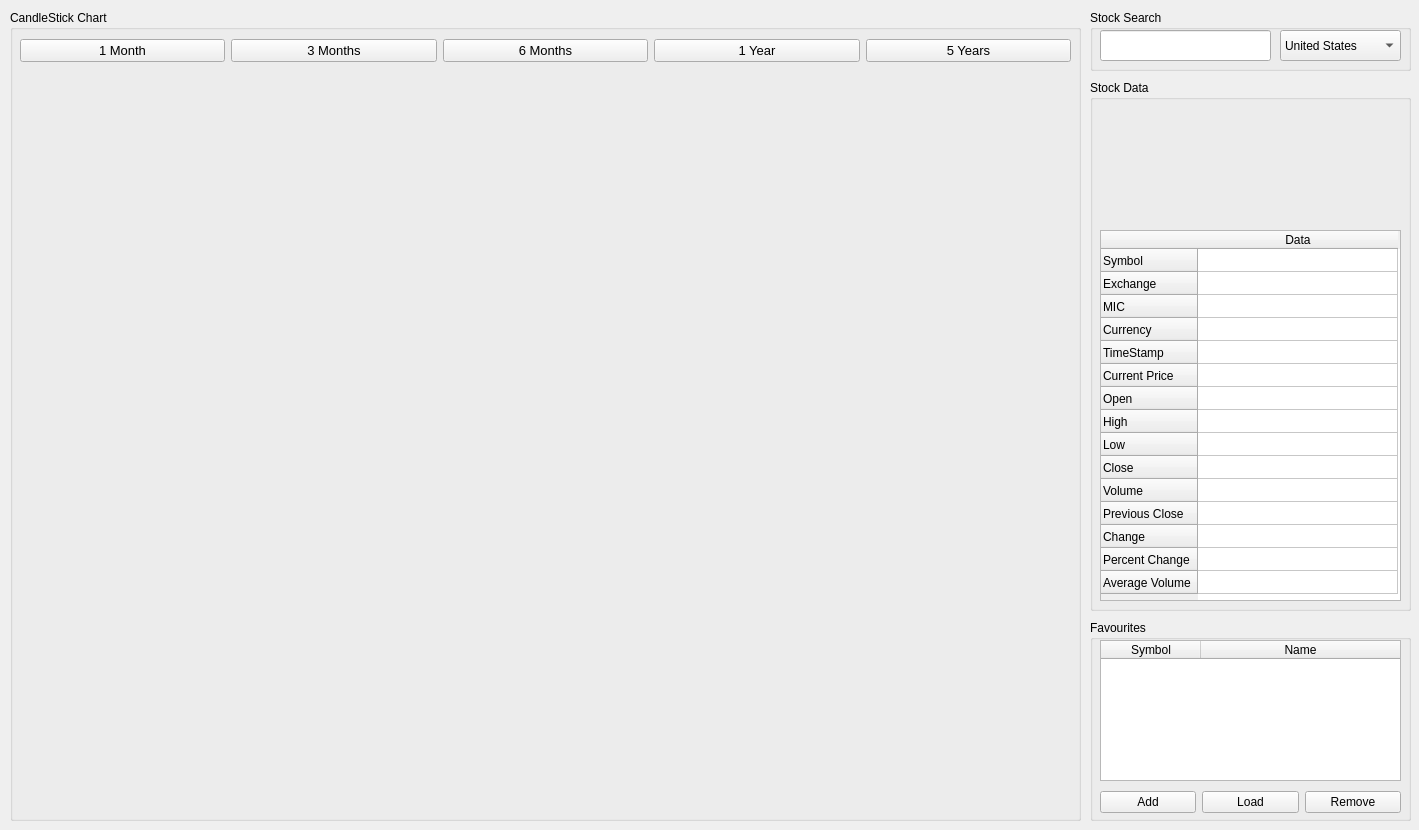
<?xml version="1.0" encoding="UTF-8"?>
<ui version="4.0">
 <class>MainWindow</class>
 <widget class="QMainWindow" name="MainWindow">
  <property name="geometry">
   <rect>
    <x>0</x>
    <y>0</y>
    <width>1419</width>
    <height>830</height>
   </rect>
  </property>
  <property name="windowTitle">
   <string>MarkedUp</string>
  </property>
  <widget class="QWidget" name="centralwidget">
   <widget class="QGroupBox" name="plotlyGroup">
    <property name="geometry">
     <rect>
      <x>10</x>
      <y>10</y>
      <width>1071</width>
      <height>811</height>
     </rect>
    </property>
    <property name="title">
     <string>CandleStick Chart</string>
    </property>
    <widget class="QWidget" name="plotlyGraph" native="true">
     <property name="geometry">
      <rect>
       <x>10</x>
       <y>70</y>
       <width>1051</width>
       <height>731</height>
      </rect>
     </property>
    </widget>
    <widget class="QWidget" name="layoutWidget">
     <property name="geometry">
      <rect>
       <x>10</x>
       <y>20</y>
       <width>1051</width>
       <height>41</height>
      </rect>
     </property>
     <layout class="QHBoxLayout" name="horizontalLayout_3">
      <item>
       <widget class="QPushButton" name="oneMonthFilter">
        <property name="font">
         <font>
          <family>Arial</family>
          <pointsize>10</pointsize>
         </font>
        </property>
        <property name="text">
         <string>1 Month</string>
        </property>
       </widget>
      </item>
      <item>
       <widget class="QPushButton" name="threeMonthFilter">
        <property name="font">
         <font>
          <family>Arial</family>
          <pointsize>10</pointsize>
         </font>
        </property>
        <property name="text">
         <string>3 Months</string>
        </property>
       </widget>
      </item>
      <item>
       <widget class="QPushButton" name="sixMonthFilter">
        <property name="font">
         <font>
          <family>Arial</family>
          <pointsize>10</pointsize>
         </font>
        </property>
        <property name="text">
         <string>6 Months</string>
        </property>
       </widget>
      </item>
      <item>
       <widget class="QPushButton" name="oneYearFilter">
        <property name="font">
         <font>
          <family>Arial</family>
          <pointsize>10</pointsize>
         </font>
        </property>
        <property name="text">
         <string>1 Year</string>
        </property>
       </widget>
      </item>
      <item>
       <widget class="QPushButton" name="fiveYearFilter">
        <property name="font">
         <font>
          <family>Arial</family>
          <pointsize>10</pointsize>
         </font>
        </property>
        <property name="text">
         <string>5 Years</string>
        </property>
       </widget>
      </item>
     </layout>
    </widget>
   </widget>
   <widget class="QGroupBox" name="stockSearchGroup">
    <property name="geometry">
     <rect>
      <x>1090</x>
      <y>10</y>
      <width>321</width>
      <height>61</height>
     </rect>
    </property>
    <property name="title">
     <string>Stock Search</string>
    </property>
    <widget class="QLineEdit" name="stockSearch">
     <property name="geometry">
      <rect>
       <x>10</x>
       <y>20</y>
       <width>171</width>
       <height>31</height>
      </rect>
     </property>
     <property name="font">
      <font>
       <family>Arial</family>
       <pointsize>14</pointsize>
      </font>
     </property>
    </widget>
    <widget class="QComboBox" name="countrySelectBox">
     <property name="geometry">
      <rect>
       <x>190</x>
       <y>20</y>
       <width>121</width>
       <height>31</height>
      </rect>
     </property>
     <item>
      <property name="text">
       <string>United States</string>
      </property>
     </item>
     <item>
      <property name="text">
       <string>Canada</string>
      </property>
     </item>
     <item>
      <property name="text">
       <string>United Kingdom</string>
      </property>
     </item>
     <item>
      <property name="text">
       <string>India</string>
      </property>
     </item>
     <item>
      <property name="text">
       <string>Japan</string>
      </property>
     </item>
     <item>
      <property name="text">
       <string>China</string>
      </property>
     </item>
     <item>
      <property name="text">
       <string>Germany</string>
      </property>
     </item>
     <item>
      <property name="text">
       <string>Taiwan</string>
      </property>
     </item>
     <item>
      <property name="text">
       <string>Brazil</string>
      </property>
     </item>
     <item>
      <property name="text">
       <string>Australia</string>
      </property>
     </item>
     <item>
      <property name="text">
       <string>Switzerland</string>
      </property>
     </item>
     <item>
      <property name="text">
       <string>Finland</string>
      </property>
     </item>
     <item>
      <property name="text">
       <string>Indonesia</string>
      </property>
     </item>
     <item>
      <property name="text">
       <string>Argentina</string>
      </property>
     </item>
     <item>
      <property name="text">
       <string>Austria</string>
      </property>
     </item>
     <item>
      <property name="text">
       <string>Netherlands</string>
      </property>
     </item>
     <item>
      <property name="text">
       <string>Mexico</string>
      </property>
     </item>
     <item>
      <property name="text">
       <string>Sweden</string>
      </property>
     </item>
     <item>
      <property name="text">
       <string>Israel</string>
      </property>
     </item>
     <item>
      <property name="text">
       <string>Spain</string>
      </property>
     </item>
     <item>
      <property name="text">
       <string>Turkey</string>
      </property>
     </item>
     <item>
      <property name="text">
       <string>Singapore</string>
      </property>
     </item>
     <item>
      <property name="text">
       <string>South Africa</string>
      </property>
     </item>
    </widget>
   </widget>
   <widget class="QGroupBox" name="stockDataGroup">
    <property name="geometry">
     <rect>
      <x>1090</x>
      <y>80</y>
      <width>321</width>
      <height>531</height>
     </rect>
    </property>
    <property name="title">
     <string>Stock Data</string>
    </property>
    <widget class="QTableWidget" name="stockDataTable">
     <property name="geometry">
      <rect>
       <x>10</x>
       <y>150</y>
       <width>301</width>
       <height>371</height>
      </rect>
     </property>
     <property name="font">
      <font>
       <family>Arial</family>
      </font>
     </property>
     <attribute name="horizontalHeaderCascadingSectionResizes">
      <bool>false</bool>
     </attribute>
     <attribute name="horizontalHeaderDefaultSectionSize">
      <number>200</number>
     </attribute>
     <attribute name="verticalHeaderMinimumSectionSize">
      <number>23</number>
     </attribute>
     <attribute name="verticalHeaderDefaultSectionSize">
      <number>23</number>
     </attribute>
     <row>
      <property name="text">
       <string>Symbol</string>
      </property>
     </row>
     <row>
      <property name="text">
       <string>Exchange</string>
      </property>
     </row>
     <row>
      <property name="text">
       <string>MIC</string>
      </property>
     </row>
     <row>
      <property name="text">
       <string>Currency</string>
      </property>
     </row>
     <row>
      <property name="text">
       <string>TimeStamp</string>
      </property>
     </row>
     <row>
      <property name="text">
       <string>Current Price</string>
      </property>
     </row>
     <row>
      <property name="text">
       <string>Open</string>
      </property>
     </row>
     <row>
      <property name="text">
       <string>High</string>
      </property>
     </row>
     <row>
      <property name="text">
       <string>Low</string>
      </property>
     </row>
     <row>
      <property name="text">
       <string>Close</string>
      </property>
     </row>
     <row>
      <property name="text">
       <string>Volume</string>
      </property>
     </row>
     <row>
      <property name="text">
       <string>Previous Close</string>
      </property>
     </row>
     <row>
      <property name="text">
       <string>Change</string>
      </property>
     </row>
     <row>
      <property name="text">
       <string>Percent Change</string>
      </property>
     </row>
     <row>
      <property name="text">
       <string>Average Volume</string>
      </property>
     </row>
     <column>
      <property name="text">
       <string>Data</string>
      </property>
     </column>
    </widget>
    <widget class="QWidget" name="layoutWidget">
     <property name="geometry">
      <rect>
       <x>10</x>
       <y>20</y>
       <width>301</width>
       <height>121</height>
      </rect>
     </property>
     <layout class="QHBoxLayout" name="horizontalLayout">
      <item>
       <widget class="QLabel" name="stockImage">
        <property name="font">
         <font>
          <pointsize>14</pointsize>
         </font>
        </property>
        <property name="frameShape">
         <enum>QFrame::NoFrame</enum>
        </property>
        <property name="frameShadow">
         <enum>QFrame::Plain</enum>
        </property>
        <property name="text">
         <string/>
        </property>
        <property name="alignment">
         <set>Qt::AlignCenter</set>
        </property>
        <property name="wordWrap">
         <bool>true</bool>
        </property>
       </widget>
      </item>
      <item>
       <widget class="QLabel" name="stockName">
        <property name="font">
         <font>
          <pointsize>14</pointsize>
         </font>
        </property>
        <property name="frameShape">
         <enum>QFrame::NoFrame</enum>
        </property>
        <property name="frameShadow">
         <enum>QFrame::Plain</enum>
        </property>
        <property name="text">
         <string/>
        </property>
        <property name="alignment">
         <set>Qt::AlignCenter</set>
        </property>
        <property name="wordWrap">
         <bool>true</bool>
        </property>
       </widget>
      </item>
     </layout>
    </widget>
   </widget>
   <widget class="QGroupBox" name="favouritesGroup">
    <property name="geometry">
     <rect>
      <x>1090</x>
      <y>620</y>
      <width>321</width>
      <height>201</height>
     </rect>
    </property>
    <property name="title">
     <string>Favourites</string>
    </property>
    <widget class="QTableWidget" name="favouritesTable">
     <property name="geometry">
      <rect>
       <x>10</x>
       <y>20</y>
       <width>301</width>
       <height>141</height>
      </rect>
     </property>
     <attribute name="horizontalHeaderStretchLastSection">
      <bool>true</bool>
     </attribute>
     <column>
      <property name="text">
       <string>Symbol</string>
      </property>
     </column>
     <column>
      <property name="text">
       <string>Name</string>
      </property>
     </column>
    </widget>
    <widget class="QWidget" name="layoutWidget">
     <property name="geometry">
      <rect>
       <x>10</x>
       <y>170</y>
       <width>301</width>
       <height>25</height>
      </rect>
     </property>
     <layout class="QHBoxLayout" name="horizontalLayout_2">
      <item>
       <widget class="QPushButton" name="addFavouritesButton">
        <property name="font">
         <font>
          <family>Arial</family>
         </font>
        </property>
        <property name="text">
         <string>Add</string>
        </property>
       </widget>
      </item>
      <item>
       <widget class="QPushButton" name="loadFavouriteButton">
        <property name="font">
         <font>
          <family>Arial</family>
         </font>
        </property>
        <property name="text">
         <string>Load</string>
        </property>
       </widget>
      </item>
      <item>
       <widget class="QPushButton" name="removeFavouritesButton">
        <property name="font">
         <font>
          <family>Arial</family>
         </font>
        </property>
        <property name="text">
         <string>Remove</string>
        </property>
       </widget>
      </item>
     </layout>
    </widget>
   </widget>
  </widget>
 </widget>
 <resources/>
 <connections/>
</ui>
